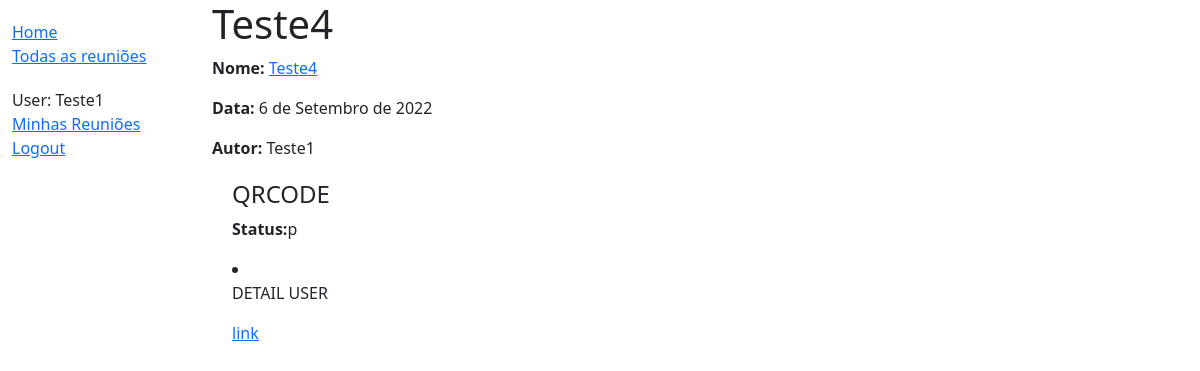
/mymeetings/94da6ac0-4500-4228-91d7-043737dd0b10 (signed in), run on an earlier commit of the app's database.
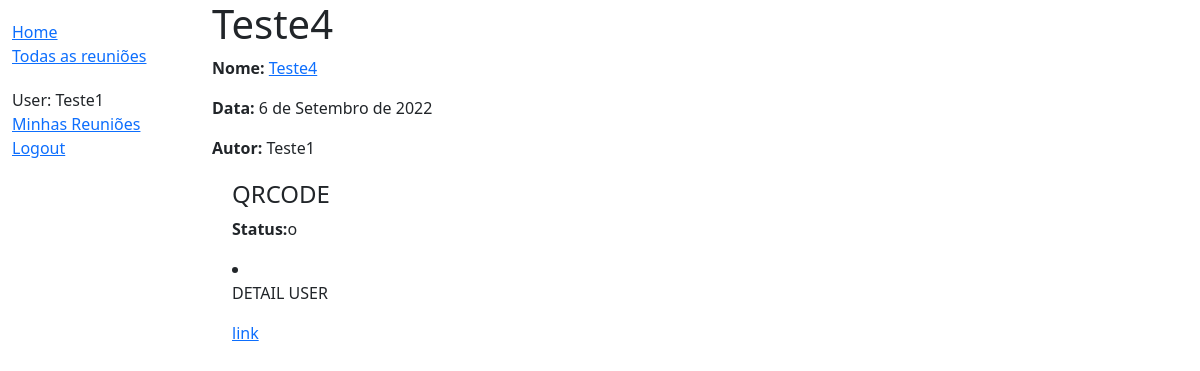
And on a later commit of the database.
### polls/models.py (models this page shows, shortened)
class Meeting(models.Model):
    id = models.UUIDField(primary_key=True, default=uuid.uuid4, help_text='ID UNICO')
    name_meeting = models.CharField(max_length=120, verbose_name='Nome da reunião')
    author = models.ForeignKey(User, on_delete=models.SET_NULL, null=True, blank=False, verbose_name='Autor')
    date_meeting = models.DateField(verbose_name='Data da reunião')
    link = models.CharField(max_length=400, blank=True, verbose_name='Link da reunião')
    MEETING_PUBLIC = (
        ('p', 'Publicado'),
        ('a', 'Arquivado')
    )
    public = models.CharField(
        max_length=1,
        choices=MEETING_PUBLIC,
        blank=False,
        default='p',
        help_text='Publicar ou Arquivar',
    )
    MEETING_LOCAL = (
        ('p', 'Presencial'),
        ('o', 'Online')
    )
    local = models.CharField(
        max_length=1,
        choices=MEETING_LOCAL,
        blank=False,
        default='p',
        help_text='Local Reunião',
    )
    MEETING_STATUS = (
        ('p', 'Público'),
        ('f', 'Fechado')
    )
    status = models.CharField(
        max_length=1,
        choices=MEETING_STATUS,
        blank=False,
        default='f',
        help_text='Status da reunião',
    )

### polls/views.py (the view)
# urls.py: path('mymeetings/<str:pk>', views.LoanedMeetingsByUserDetailView.as_view(), name='my-meetingsDetail'),
class LoanedMeetingsByUserDetailView(LoginRequiredMixin, generic.DetailView):
    model = Meeting
    template_name ='polls/meeting_detail_borrowed_user.html'

### polls/templates/polls/meeting_detail_borrowed_user.html (shortened to what this page needs)
{% extends "base.html" %}
{% block content %}
  <h1>{{ meeting.name_meeting }}</h1>
  <p><strong>Nome:</strong> <a href="">{{ meeting.name_meeting }}</a></p>
  <p><strong>Data:</strong> {{ meeting.date_meeting }}</p>
  <p><strong>Autor:</strong> {{ meeting.author }}</p>
  <div style="margin-left:20px;margin-top:20px">
    <h4>QRCODE</h4>
      <p><strong>Status:</strong>{{ meeting.local }}</p>
      <li>
        <p>DETAIL USER</p>
      </li>
    <a href="">link</a>
  </div>
{% endblock %}

What changed in the data, as far as the page shows it:
changed Meeting "Teste4": local "p" → "o"
